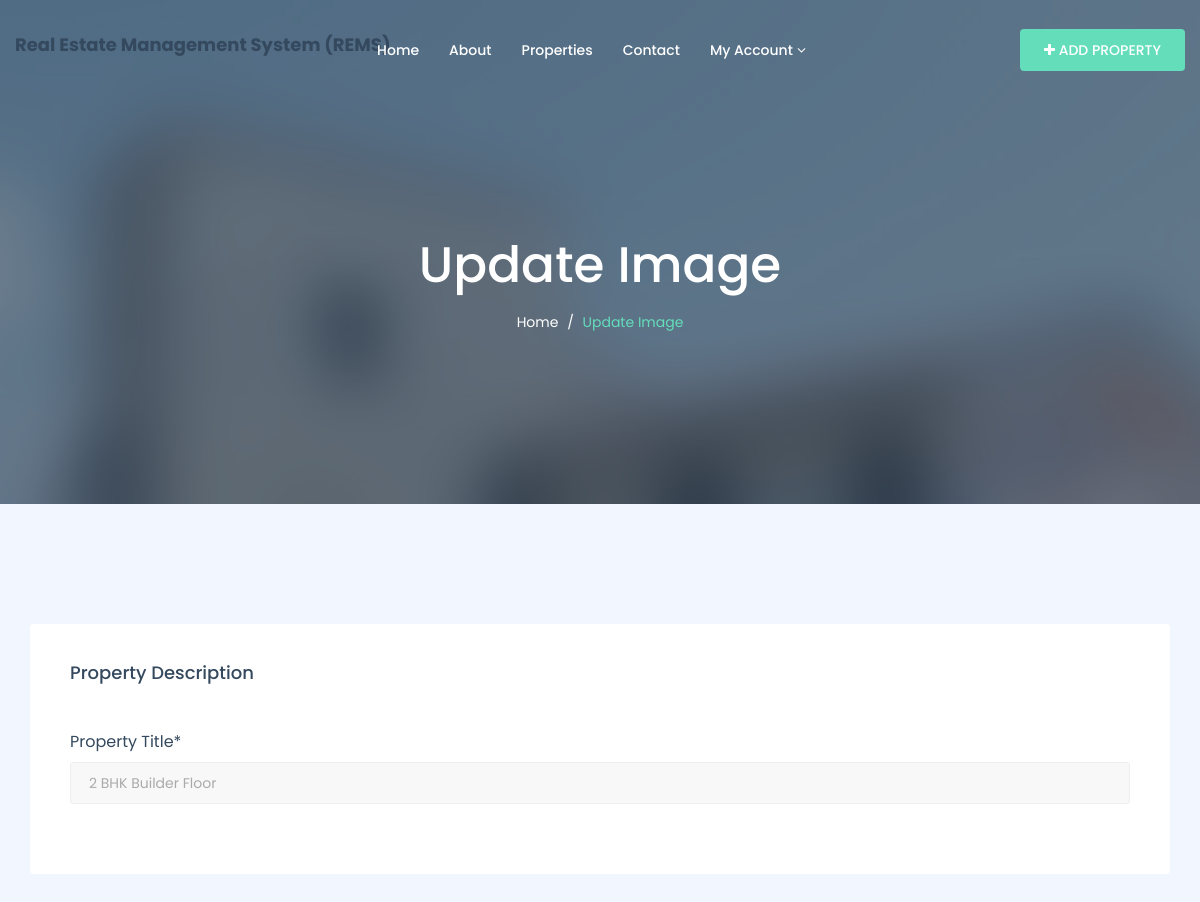
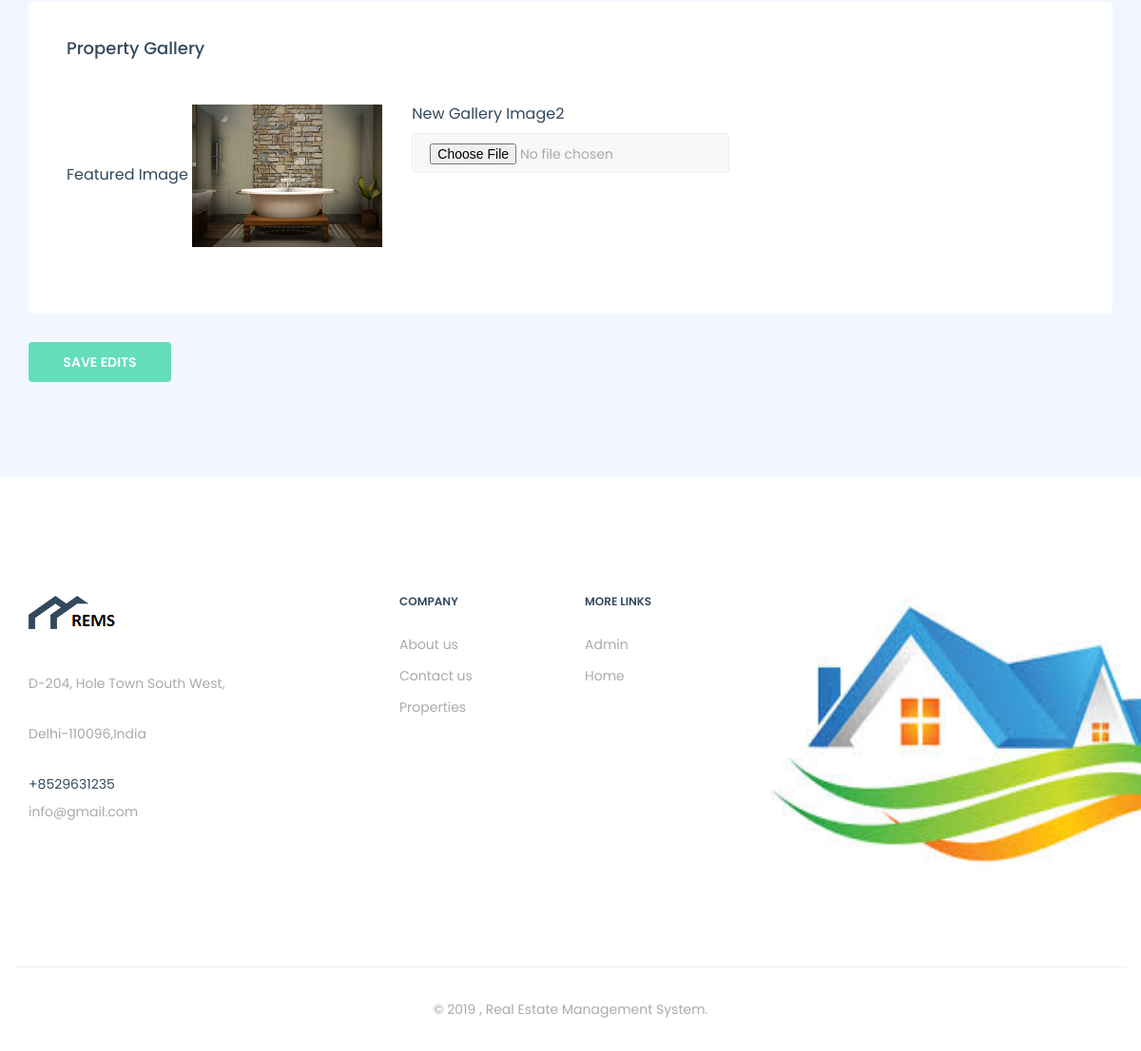
The app's page /rems/changeimage2.php?editid=1 (signed in) with its own data (2 pictures, top to bottom).
### tables this page shows
CREATE TABLE `tblproperty` (
  `ID` int(10) NOT NULL,
  `UserID` char(20) DEFAULT NULL,
  `PropertyTitle` mediumtext DEFAULT NULL,
  `PropertDescription` mediumtext DEFAULT NULL,
  `Type` varchar(50) DEFAULT NULL,
  `Status` varchar(100) DEFAULT NULL,
  `Location` varchar(200) DEFAULT NULL,
  `Bedrooms` varchar(200) DEFAULT NULL,
  `Bathrooms` varchar(200) DEFAULT NULL,
  `Floors` varchar(200) DEFAULT NULL,
  `Garages` varchar(200) DEFAULT NULL,
  `Area` varchar(50) DEFAULT NULL,
  `Size` varchar(50) DEFAULT NULL,
  `RentorsalePrice` varchar(120) DEFAULT NULL,
  `BeforePricelabel` varchar(120) DEFAULT NULL,
  `AfterPricelabel` varchar(120) DEFAULT NULL,
  `PropertyID` varchar(120) DEFAULT NULL,
  `CenterCooling` int(4) DEFAULT NULL,
  `Balcony` int(4) DEFAULT NULL,
  `PetFriendly` int(4) DEFAULT NULL,
  `Barbeque` int(4) DEFAULT NULL,
  `FireAlarm` int(4) DEFAULT NULL,
  `ModernKitchen` int(4) DEFAULT NULL,
  `Storage` int(4) DEFAULT NULL,
  `Dryer` int(4) DEFAULT NULL,
  `Heating` int(4) DEFAULT NULL,
  `Pool` int(4) DEFAULT NULL,
  `Laundry` int(4) DEFAULT NULL,
  `Sauna` int(4) DEFAULT NULL,
  `Gym` int(4) DEFAULT NULL,
  `Elevator` int(4) DEFAULT NULL,
  `DishWasher` int(4) DEFAULT NULL,
  `EmergencyExit` int(4) DEFAULT NULL,
  `FeaturedImage` varchar(200) DEFAULT NULL,
  `GalleryImage1` varchar(200) DEFAULT NULL,
  `GalleryImage2` varchar(200) DEFAULT NULL,
  `GalleryImage3` varchar(200) DEFAULT NULL,
  `GalleryImage4` varchar(200) DEFAULT NULL,
  `GalleryImage5` varchar(200) DEFAULT NULL,
  `Address` varchar(200) DEFAULT NULL,
  `Country` varchar(200) DEFAULT NULL,
  `City` varchar(220) DEFAULT NULL,
  `State` varchar(200) DEFAULT NULL,
  `ZipCode` varchar(200) DEFAULT NULL,
  `Neighborhood` varchar(200) DEFAULT NULL,
  `ListingDate` timestamp NULL DEFAULT current_timestamp()
);

CREATE TABLE `tblpage` (
  `ID` int(10) NOT NULL,
  `PageType` varchar(120) DEFAULT NULL,
  `PageTitle` mediumtext DEFAULT NULL,
  `PageDescription` mediumtext DEFAULT NULL,
  `Email` varchar(120) DEFAULT NULL,
  `MobileNumber` bigint(10) DEFAULT NULL,
  `UpdationDate` timestamp NULL DEFAULT NULL ON UPDATE current_timestamp()
);

### rems/changeimage2.php (the view, shortened to what this page needs)
<?php
if (strlen($_SESSION['remsuid']==0)) {
  header('location:logout.php');
  }
  else{
  ?>
 <!DOCTYPE html>
<html dir="ltr" lang="en-US">
<head>
    <link href="assets/css/external.css" rel="stylesheet">
    <link href="assets/css/bootstrap.min.css" rel="stylesheet">
    <link href="assets/css/style.css" rel="stylesheet">
</head>
<body>
    <div id="wrapper" class="wrapper clearfix">
        <?php include_once('includes/header.php');?>
        <section id="page-title" class="page-title bg-overlay bg-overlay-dark2">
            <div class="container">
                <div class="row">
                    <div class="col-xs-12 col-sm-12 col-md-6 col-md-offset-3">
                        <div class="title title-1 text-center">
                            <div class="title--content">
                                <div class="title--heading">
                                    <h1>Update Image</h1>
                                </div>
                                <ol class="breadcrumb">
                                    <li><a href="index.php">Home</a></li>
                                    <li class="active">Update Image</li>
                                </ol>
                            </div>
                        </div>
                    </div>
                </div>
            </div>
        </section>
        <section id="add-property" class="add-property">
            <div class="container">
                <div class="row">
                    <div class="col-xs-12 col-sm-12 col-md-12">
                        <form class="mb-0" method="post"  enctype="multipart/form-data">
  <?php
 $eid=$_GET['editid'];
$ret=mysqli_query($con,"select * from tblproperty where ID='$eid'");
while ($row=mysqli_fetch_array($ret)) {
?>
                            <div class="form-box">
                                <div class="row">
                                    <div class="col-xs-12 col-sm-12 col-md-12">
                                        <h4 class="form--title">Property Description</h4>
                                    </div>
                                     <div class="col-xs-12 col-sm-12 col-md-12">
                                        <div class="form-group">
                                            <label for="property-title">Property Title*</label>
                                           <input type="text" class="form-control" name="propertytitle" id="propertytitle" required='true' value="<?php  echo $row['PropertyTitle'];?>">
                                        </div>
                                    </div>
                                </div>
                            </div>
                            <div class="form-box">
                                <div class="row">
                                    <div class="col-xs-12 col-sm-12 col-md-12">
                                        <h4 class="form--title">Property Gallery</h4>
                                    </div>
                                    <div class="col-xs-4 col-sm-4 col-md-4">
                                        <div class="form-group">
                                            <label for="address">Featured Image</label>
                                            <img src="propertyimages/<?php echo $row['GalleryImage2'];?>" width="200" height="150">
                                        </div>
                                    </div>
                                    <div class="col-xs-4 col-sm-4 col-md-4">
                                        <div class="form-group">
                                            <label for="address">New Gallery Image2</label>
                                            <input type="file" class="form-control" name="galleryimage2" required='true'>
                                        </div>
                                    </div>
                                </div>
                            </div>
                   <?php } ?>
                            <input type="submit" value="Save Edits" name="submit" class="btn btn--primary">
                        </form>
                    </div>
                </div>
            </div>
        </section>
                    </div>
        <?php include_once('includes/footer.php');?>
</body>
</html>
 <?php } ?>

### rems/includes/footer.php (shortened to what this page needs)
 <?php
include('includes/dbconnection.php');
?>
 <footer id="footer" class="footer footer-1 bg-white">
            <div class="footer-widget">
                <div class="container">
                    <div class="row">
                        <div class="col-xs-12 col-sm-6 col-md-3 widget--about">
                            <div class="widget--content">
                                <?php
$ret=mysqli_query($con,"select * from tblpage where PageType='contactus'");
while ($row=mysqli_fetch_array($ret)) {
?>
                                <div class="footer--logo">
                                    <img src="assets/images/logo/logo-dark3.png" alt="logo">
                                </div>
                                <p><?php  echo $row['PageDescription'];?></p>
                                <div class="footer--contact">
                                    <ul class="list-unstyled mb-0">
                                        <li>+<?php  echo $row['MobileNumber'];?></li>
                                        <li> <p><?php  echo $row['Email'];?></p></li>
                                    </ul>
                                </div>
                            </div>
                            <?php } ?>
                        </div>
                        <div class="col-xs-12 col-sm-3 col-md-2 col-md-offset-1 widget--links">
                            <div class="widget--title">
                                <h5>Company</h5>
                            </div>
                            <div class="widget--content">
                                <ul class="list-unstyled mb-0">
                                    <li><a href="about.php">About us</a></li>
                                    <li><a href="contact.php">Contact us</a></li>
                                   <li><a href="properties-grid.php">Properties</a></li>
                                </ul>
                            </div>
                        </div>
                        <div class="col-xs-12 col-sm-3 col-md-2 widget--links">
                            <div class="widget--title">
                                <h5>More Links</h5>
                            </div>
                            <div class="widget--content">
                                <ul class="list-unstyled mb-0">
                                    <li><a href="admin/login.php">Admin</a></li>
                                    <li><a href="index.php">Home</a></li>
                                </ul>
                            </div>
                        </div>
                        <div class="col-xs-12 col-sm-12 col-md-4 widget--newsletter">
                            <img src="assets/images/about/download.jpg" width="500" height="300" alt="logo">
                        </div>
                    </div>
                </div>
            </div>
            <div class="footer--copyright text-center">
                <div class="container">
                    <div class="row footer--bar">
                        <div class="col-xs-12 col-sm-12 col-md-12">
                            <span>© 2019 , Real Estate Management System.</span>
                        </div>
                    </div>
                </div>
            </div>
        </footer>

### records on screen
tblproperty: propertytitle "2 BHK Builder Floor", GalleryImage2 (picture)
tblpage: PageDescription "D-204, Hole Town South West, Delhi-110096,India", MobileNumber "8529631235", Email "info@gmail.com"
